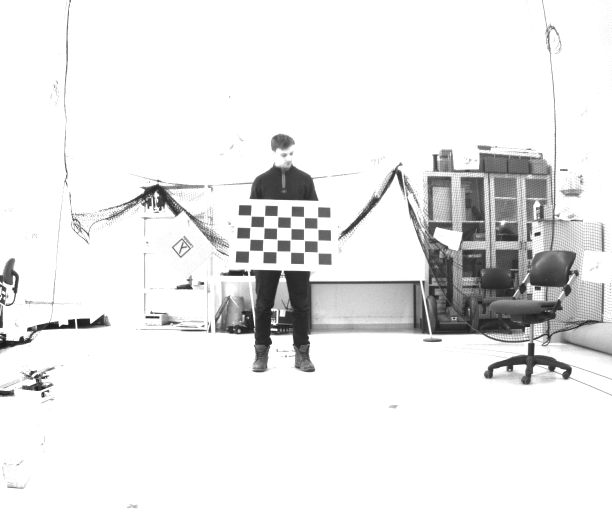
#> input picture Calibration/imgs/mono_calib/right/1612022679.837611.bmp, 1224 x 1024 px (shown at 1/2 size); its folder holds only this picture in this run
$ python intr_calibration.py
#> lines starting #> are read from the running program, lines starting #| are printed output that depends on the picture; after the words box and inside, x2 and y2 are one past the last pixel; in counts of white or black regions, pixels touching at a corner belong together
import numpy as np
import cv2
import glob

path = 'imgs/mono_calib/right/*.bmp'
# termination criteria
criteria = (cv2.TERM_CRITERIA_EPS + cv2.TERM_CRITERIA_MAX_ITER, 100, 0.01)

# prepare object points, like (0,0,0), (1,0,0), (2,0,0) ....,(6,5,0)
objp = np.zeros((4*6,3), np.float32)
objp[:,:2] = np.mgrid[0:600:100,0:400:100].T.reshape(-1,2)
# Arrays to store object points and image points from all the images.
objpoints = [] # 3d point in real world space
imgpoints = [] # 2d points in image plane.

images = glob.glob(path)
teller = 0
for fname in images:
    img = cv2.imread(fname)
#> img is the input picture: shape (1024, 1224, 3); min 24, max 255, mean 232.6
    gray = cv2.cvtColor(img, cv2.COLOR_BGR2GRAY)
    ret, corners = cv2.findChessboardCorners(gray, (6,4), None)
#> ret = True; corners = 24 rows, first 8: [502, 431.5], [528.2, 432.8], [555.9, 433.8], [582, 433.5], [608.5, 434.5], [635, 435], [501, 454.5], [528, 455]
    # If found, add object points, image points (after refining them)
    if ret == True:
        objpoints.append(objp)
        corners2 = cv2.cornerSubPix(gray, corners, (11, 11), (-1, -1), criteria)
#> corners2 = 24 rows, first 8: [502.2, 431.5], [528.7, 432.4], [555.4, 432.8], [582.1, 433.6], [608.5, 434.5], [635.1, 435.3], [501.2, 454.5], [527.9, 455.2]
        imgpoints.append(corners2)

        # Draw and display the corners
        img = cv2.drawChessboardCorners(img, (6,4), corners, ret)
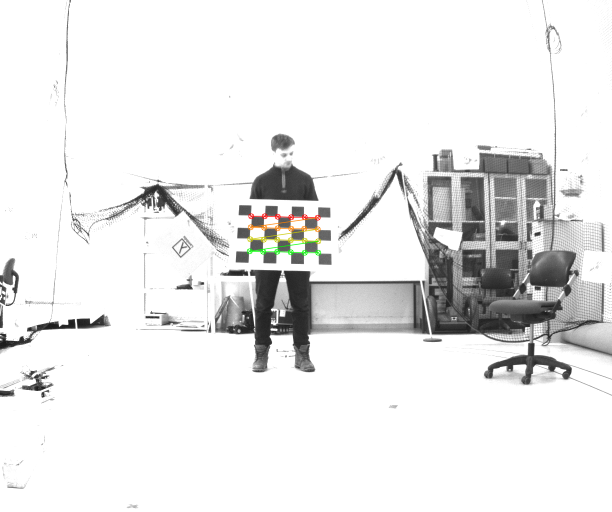
#> img: shape (1024, 1224, 3) (shown at 1/2 size); 0.37% of pixels changed, all inside (x1, y1, x2, y2) = (493, 426, 643, 512)
        teller += 1
        #cv2.imshow('img',img)
        #cv2.waitKey()

print(teller)

print(gray.shape[::-1])
#| (1224, 1024)
ret, mtx, dist, rvecs, tvecs = cv2.calibrateCamera(objpoints, imgpoints, gray.shape[::-1],None,None)
#> ret = 0.121; mtx = [[2104.2, 0, 609.7], [0, 2863.1, 517.5], [0, 0, 1]]; dist = [[-2.08, 158.9, 0.0133, -0.0306, 1.19]]; rvecs = ([-0.862, -0.0229, 0.0124],); tvecs = ([-403.8, -238, 7896.3],)

save = False

if save:
    with open('files/K_l2.txt', 'wb') as f:
        np.savetxt(f, mtx)

    with open('files/D_l2.txt','wb') as f:
        np.savetxt(f,dist)

print(mtx)
#| [[2.10416945e+03 0.00000000e+00 6.09683695e+02]
#|  [0.00000000e+00 2.86308468e+03 5.17485429e+02]
#|  [0.00000000e+00 0.00000000e+00 1.00000000e+00]]

# [12 lines of commented-out code are left out]
cv2.destroyAllWindows()

$ run again, on Calibration/imgs/mono_calib/right/1612022687.866358.bmp
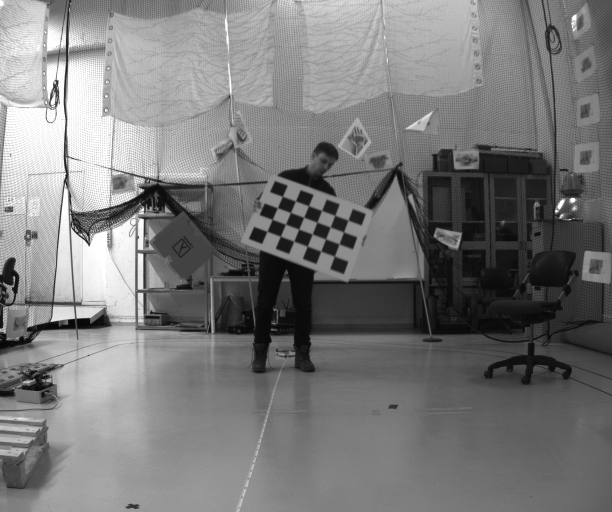
#> input picture Calibration/imgs/mono_calib/right/1612022687.866358.bmp, 1224 x 1024 px (shown at 1/2 size)
#> img is the input picture: shape (1024, 1224, 3); min 5, max 255, mean 121.9
#> `ret, corners = cv2.findChessboardCorners(gray, (6,4), None)`: ret = True; corners = 24 rows, first 8: [565, 393], [591.4, 402.4], [616.3, 412.8], [643.7, 420.9], [670.1, 431.2], [696.7, 441.1], [555.2, 415.9], [581.5, 425.4]
#> corners2 = 24 rows, first 8: [565.2, 393], [591.3, 402.4], [617.5, 411.8], [643.7, 421.4], [670.1, 431.1], [696.5, 440.7], [555.2, 415.9], [581.4, 425.4]
#> `img = cv2.drawChessboardCorners(img, (6,4), corners, ret)`:
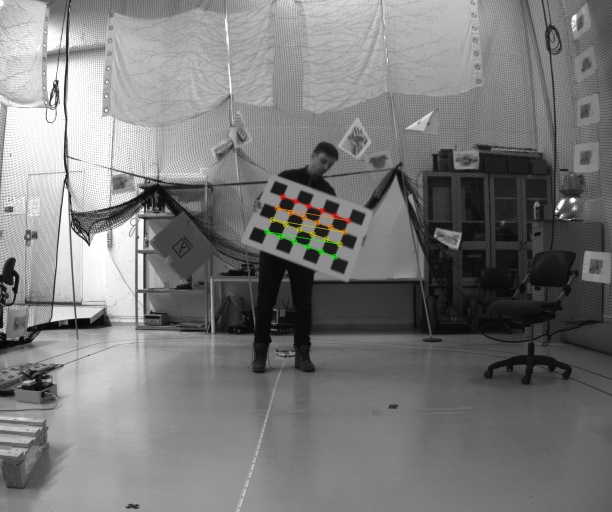
#> img: shape (1024, 1224, 3) (shown at 1/2 size); 0.38% of pixels changed, all inside (x1, y1, x2, y2) = (528, 387, 703, 520)
#| (1224, 1024)
#> `ret, mtx, dist, rvecs, tvecs = cv2.calibrateCamera(objpoints, imgpoint..`: ret = 0.0303; mtx = [[1384.6, 0, 656.9], [0, 1403, 523.3], [0, 0, 1]]; dist = [[0.0148, -37.45, 0.015, -0.00132, 1198.1]]; rvecs = ([-0.435, -0.0392, 0.354],); tvecs = ([-328.4, -461.8, 4931],)
#| [[1.38463321e+03 0.00000000e+00 6.56927006e+02]
#|  [0.00000000e+00 1.40300340e+03 5.23324050e+02]
#|  [0.00000000e+00 0.00000000e+00 1.00000000e+00]]
